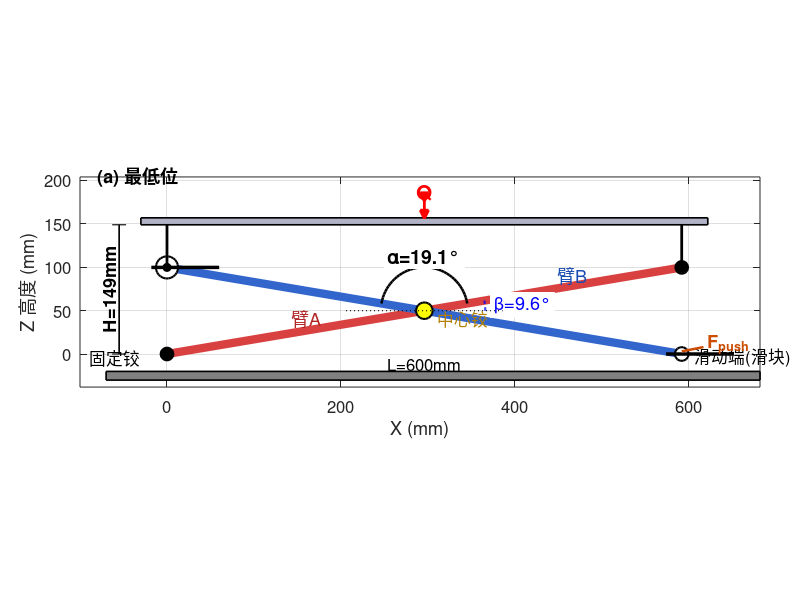
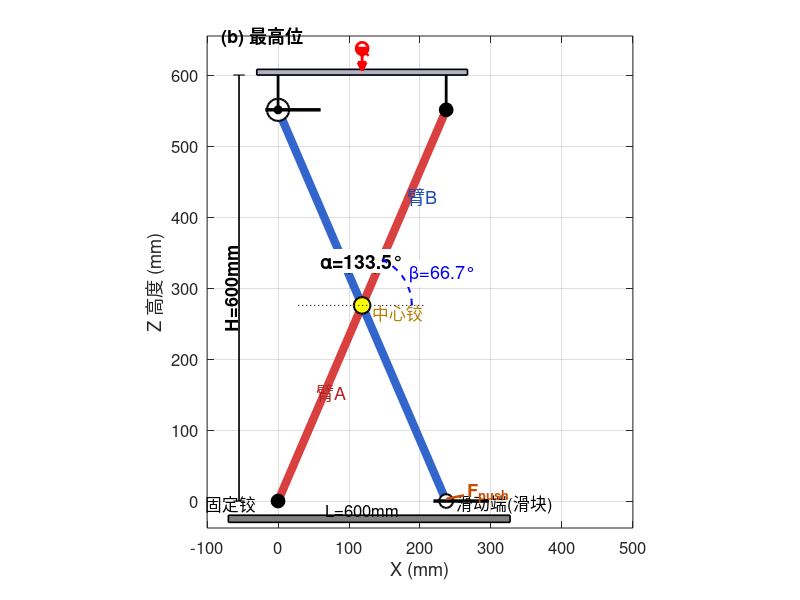

Recreate these plots in MATLAB, in order.
%% 剪叉式垂直升降台机构运动简图
clear; clc; close all;  % 清空工作区、命令行、关闭所有图形窗口

L = 600;  % 臂杆长度，单位mm
alpha_low  = 19.10;   beta_low  = alpha_low/2;  % 最低位时两臂夹角及半角
alpha_high = 133.49;  beta_high = alpha_high/2;  % 最高位时两臂夹角及半角
h0 = 49;  % 臂杆两端配件（铰座、滚轮座）的固定高度，单位mm

fig_dir = fullfile(fileparts(mfilename('fullpath')), '..', 'figures');  % 图片输出目录

for plot_idx = 1:2  % 循环两次，分别绘制最低位和最高位
    if plot_idx == 1  % 第一轮绘制最低位状态
        beta_deg = beta_low;  % 最低位对应的半角角度
        alpha_deg = alpha_low;  % 最低位对应的两臂夹角
        suffix = 'low';  % 文件名后缀标记为低位
    else  % 第二轮绘制最高位状态
        beta_deg = beta_high;  % 最高位对应的半角角度
        alpha_deg = alpha_high;  % 最高位对应的两臂夹角
        suffix = 'high';  % 文件名后缀标记为高位
    end

    b = deg2rad(beta_deg);  % 将半角从角度制转换为弧度制
    H_arm = L * sin(b);  % 臂杆上端铰点距底座的高度
    H_plat = H_arm + h0;  % 台面距底座的总高度（含配件高度）
    base_y = -20;  % 底座图形基准线的Y坐标

    figure('Position', [50, 50, 800, 650], 'Color', 'w');  % 创建新图窗，设定位置和白色背景
    hold on;  % 保持绘图，允许多个元素叠加

    % 绘制底座（灰色矩形）
    fill([-70, L*cos(b)+90, L*cos(b)+90, -70], ...  % 底座矩形的四个X坐标
        [base_y-10, base_y-10, base_y, base_y], ...  % 底座矩形的四个Y坐标
        [0.5 0.5 0.5], 'EdgeColor', 'k', 'LineWidth', 1.2);  % 灰色填充，黑色边框

    % 绘制台面承载平台
    plat_margin = 30;  % 台面两侧超出铰点的余量
    plat_w = L*cos(b) + 2*plat_margin;  % 台面总宽度
    plat_cx = L/2 * cos(b);  % 台面中心点X坐标
    fill(plat_cx + [-plat_w/2, plat_w/2, plat_w/2, -plat_w/2], ...  % 台面矩形四个X坐标
        H_plat + [0, 0, 8, 8], [0.7 0.7 0.78], ...  % 台面矩形四个Y坐标，浅蓝灰色填充
        'EdgeColor', 'k', 'LineWidth', 1.2);  % 黑色边框

    % 绘制臂杆A（从左下固定铰到右上铰点，红色）
    plot([0, L*cos(b)], [0, L*sin(b)], '-', 'Color', [0.85 0.25 0.25], 'LineWidth', 6);  % 红棕色粗线
    % 绘制臂杆B（从右下滑块铰到左上铰点，蓝色）
    plot([L*cos(b), 0], [0, L*sin(b)], '-', 'Color', [0.2 0.4 0.8], 'LineWidth', 6);  % 深蓝色粗线

    % 绘制中心铰点（两臂交叉处）
    xm = L/2*cos(b);  ym = L/2*sin(b);  % 中心铰点的X和Y坐标
    plot(xm, ym, 'ko', 'MarkerSize', 12, 'MarkerFaceColor', 'y', 'LineWidth', 1.5);  % 黄色实心圆标记

    % 绘制四个端点铰点
    plot(0, 0, 'ko', 'MarkerSize', 10, 'MarkerFaceColor', 'k');  % 左下固定铰，黑色实心圆
    plot(L*cos(b), 0, 'ko', 'MarkerSize', 10, 'MarkerFaceColor', 'w', 'LineWidth', 1.5);  % 右下滑动端，白色空心圆
    plot(L*cos(b), H_arm, 'ko', 'MarkerSize', 10, 'MarkerFaceColor', 'k');  % 右上固定铰，黑色实心圆
    plot(0, H_arm, 'ko', 'MarkerSize', 16, 'MarkerFaceColor', 'w', 'LineWidth', 1.5);  % 左上滚轮外圈
    plot(0, H_arm, 'ko', 'MarkerSize', 6, 'MarkerFaceColor', 'k');  % 左上滚轮内圈

    % 绘制底部滑轨和顶部导向槽
    plot([L*cos(b)-18, L*cos(b)+60], [0, 0], 'k-', 'LineWidth', 2.5);  % 底部滑轨线
    plot([-18, 60], [H_arm, H_arm], 'k-', 'LineWidth', 2.5);  % 顶部导向槽线

    % 绘制臂端到台面的配件连接线
    plot([0, 0], [H_arm, H_plat], 'k-', 'LineWidth', 2);  % 左侧配件连接
    plot([L*cos(b), L*cos(b)], [H_arm, H_plat], 'k-', 'LineWidth', 2);  % 右侧配件连接

    % 添加文字标注
    text(-30, -4, '固定铰', 'FontSize', 12, 'HorizontalAlignment', 'right');  % 标注左下固定铰
    text(L*cos(b)+15, -4, '滑动端(滑块)', 'FontSize', 12, 'HorizontalAlignment', 'left');  % 标注右下滑动端
    text(xm+15, ym-10, '中心铰', 'FontSize', 12, 'Color', [0.7 0.5 0]);  % 标注中心铰点
    text(L/4*cos(b)-5, L/4*sin(b)+15, '臂A', 'FontSize', 13, 'Color', [0.7 0.15 0.15]);  % 标注臂杆A
    text(3*L/4*cos(b)+5, 3*L/4*sin(b)+15, '臂B', 'FontSize', 13, 'Color', [0.1 0.3 0.7]);  % 标注臂杆B

    % 绘制两臂夹角α的弧线标记
    arc_r = 50;  % 弧线半径
    th_arc = linspace(b, pi-b, 40);  % 从β到π-β生成40个采样点
    plot(xm+arc_r*cos(th_arc), ym+arc_r*sin(th_arc), 'k-', 'LineWidth', 1.8);  % 绘制夹角弧线
    text(xm+arc_r*1.25*cos(pi/2), ym+arc_r*1.25*sin(pi/2), ...  % 夹角标注文字位置
        ['\alpha=' sprintf('%.1f', alpha_deg) '°'], ...  % 显示α=角度值
        'FontSize', 14, 'FontWeight', 'bold', 'BackgroundColor', 'w', ...  % 字体格式
        'HorizontalAlignment', 'center');  % 居中对齐

    % 绘制半角β的弧线标记
    beta_arc_r = 70;  % β弧线半径
    th_b = linspace(0, b, 25);  % 从0到β生成25个采样点
    plot(xm+beta_arc_r*cos(th_b), ym+beta_arc_r*sin(th_b), 'b--', 'LineWidth', 1.5);  % 蓝色虚线弧
    text(xm+beta_arc_r*1.15*cos(b/2), ym+beta_arc_r*1.15*sin(b/2), ...  % β标注位置
        ['\beta=' sprintf('%.1f', beta_deg) '°'], ...  % 显示β=角度值
        'FontSize', 13, 'Color', 'b', 'BackgroundColor', 'w');  % 蓝色字体

    % 绘制水平参考虚线
    plot([xm-90, xm+90], [ym, ym], 'k:', 'LineWidth', 0.8);  % 过中心铰点的水平虚线

    % 绘制高度尺寸线H
    H_line_x = -55;  % 尺寸线X位置
    plot([H_line_x, H_line_x], [0, H_plat], 'k-', 'LineWidth', 1.2);  % 竖直尺寸线
    plot([H_line_x-8, H_line_x+8], [0, 0], 'k-', 'LineWidth', 0.8);  % 尺寸线下端标记
    plot([H_line_x-8, H_line_x+8], [H_plat, H_plat], 'k-', 'LineWidth', 0.8);  % 尺寸线上端标记
    text(H_line_x-12, H_plat/2, ['H=' sprintf('%.0f', H_plat) 'mm'], ...  % 显示高度值
        'FontSize', 13, 'FontWeight', 'bold', 'HorizontalAlignment', 'center', 'Rotation', 90);  % 竖排文字

    % 标注臂长L
    text(L/2*cos(b), -12, ['L=' sprintf('%.0f', L) 'mm'], ...  % 在臂下方显示臂长
        'FontSize', 12, 'HorizontalAlignment', 'center');  % 居中对齐

    % 绘制载荷箭头Q
    text(plat_cx, H_plat+38, 'Q', 'FontSize', 15, 'FontWeight', 'bold', ...  % 载荷符号Q
        'Color', 'r', 'HorizontalAlignment', 'center');  % 红色加粗
    plot([plat_cx, plat_cx], [H_plat+32, H_plat+12], 'rv-', 'LineWidth', 2, ...  % 向下载荷箭头
        'MarkerSize', 6, 'MarkerFaceColor', 'r');  % 红色三角箭头

    % 绘制推杆力F_push
    text(L*cos(b)+30, 12, 'F_{push}', 'FontSize', 13, 'Color', [0.8 0.3 0], 'FontWeight', 'bold');  % 推力标注
    plot([L*cos(b), L*cos(b)+25], [3, 8], '-', 'Color', [0.8 0.3 0], 'LineWidth', 1.8);  % 推力方向箭头

    % 添加图号标记(a)(b)
    if plot_idx == 1  % 最低位图
        text(-80, H_plat+55, '(a) 最低位', 'FontSize', 13, 'FontWeight', 'bold');  % 标记(a)最低位
    else  % 最高位图
        text(-80, H_plat+55, '(b) 最高位', 'FontSize', 13, 'FontWeight', 'bold');  % 标记(b)最高位
    end

    axis equal;  % 设置坐标轴等比例
    xlim([-100, max(L*cos(b)+90, 500)]);  % X轴显示范围
    ylim([base_y-18, H_plat+55]);  % Y轴显示范围
    xlabel('X (mm)', 'FontSize', 13);  % X轴标签
    ylabel('Z 高度 (mm)', 'FontSize', 13);  % Y轴标签（Z表示高度方向）
    grid on;  box on;  % 显示网格和边框
    set(gca, 'FontSize', 12);  % 设置坐标轴字体大小

    set(gca, 'Position', [0.10 0.12 0.85 0.82]);  % 调整图形在窗口中的位置
    set(gca, 'LooseInset', get(gca, 'TightInset'));  % 去除四周多余留白

    fname = fullfile(fig_dir, ['jiagou_' suffix '.png']);  % 拼接输出文件名
    print(gcf, fname, '-dpng', '-r200');  % 导出为PNG图片，分辨率200dpi
    fprintf('Saved %s\n', fname);  % 在命令行显示已保存的文件名
end
